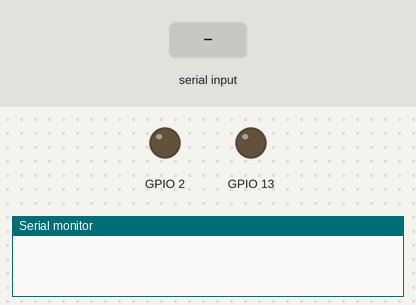
A program run on a simulated ESP8266 (NodeMCU). On the bench: output pins drawn as LEDs (lit = HIGH), the last lines printed to the serial monitor. Inputs (shaded band) come from the test bench.

Above: at 0.8 s.
0.9 s: "0x00\n" received over Serial
At 1.3 s:
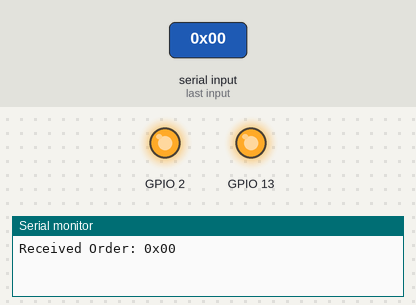
At 2.3 s:
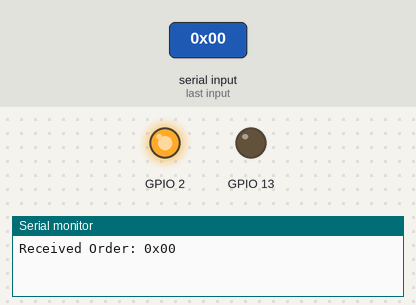
Timing chart, 0 to 3.9 s (numbered marks = the images above; inputs shaded):
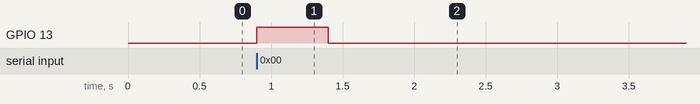

The program:

main.cpp
```cpp
#include <Arduino.h>

// put function declarations here:
String Receive_order();

void vent();
void blinkLED();
void setup() {
  pinMode(2, OUTPUT);
  pinMode(13, OUTPUT);
  // put your setup code here, to run once:
  Serial.begin(9600);
  String order = Receive_order();
  // Now 'order' contains the received string from Serial
  if (order == "0x00") {
    vent();
    blinkLED();
  }
}

void loop() {
  // put your main code here, to run repeatedly:
}

// put function definitions here:
String Receive_order() {
  // Wait for a string to be received on Serial
  while (!Serial.available()) {
    // Wait for data
  }

  // Read the received string until a newline character is encountered
  String receivedString = Serial.readStringUntil('\n');

  // Optional: Print the received string to Serial for verification
  Serial.print("Received Order: ");
  Serial.println(receivedString);

  // Return the received string
  return receivedString;
}

void vent(){
  digitalWrite(2, HIGH);
}
void blinkLED() {
  // Faire clignoter la LED
  digitalWrite(13, HIGH);
  delay(500);
  digitalWrite(13, LOW);
  delay(500);
}
```

Measured:
- after the input at 0.9 s, GPIO 2: LOW → HIGH at once; GPIO 13: LOW → HIGH at once, → LOW 0.50 s later
